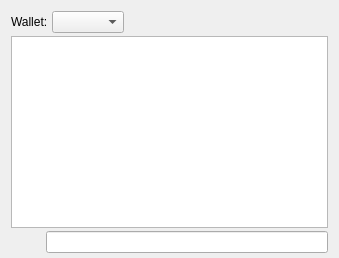
                    <widget class="QWidget" name="tab_console">
                        <attribute name="title">
                            <string>&amp;Console</string>
                        </attribute>
                        <layout class="QVBoxLayout" name="verticalLayout_3">
                            <property name="spacing">
                                <number>3</number>
                            </property>
                            <property name="bottomMargin">
                                <number>5</number>
                            </property>
                            <item>
                                <layout class="QHBoxLayout" name="horizontalLayout">
                                    <property name="spacing">
                                        <number>4</number>
                                    </property>
                                     <item>
                                        <widget class="QLabel" name="WalletSelectorLabel">
                                            <property name="text">
                                                <string>Wallet:</string>
                                            </property>
                                        </widget>
                                    </item>
                                    <item>
                                        <widget class="QComboBox" name="WalletSelector" />
                                    </item>
                                    <item>
                                        <spacer name="horizontalSpacer">
                                            <property name="orientation">
                                                <enum>Qt::Horizontal</enum>
                                            </property>
                                            <property name="sizeHint" stdset="0">
                                                <size>
                                                    <width>40</width>
                                                    <height>20</height>
                                                </size>
                                            </property>
                                        </spacer>
                                    </item>
                                    <item>
                                        <widget class="QPushButton" name="fontSmallerButton">
                                            <property name="maximumSize">
                                                <size>
                                                    <width>48</width>
                                                    <height>32</height>
                                                </size>
                                            </property>
                                            <property name="text">
                                                <string/>
                                            </property>
                                            <property name="toolTip">
                                                <string>Decrease font size</string>
                                            </property>
                                            <property name="icon">
                                                <iconset resource="../bitcoin.qrc">
                                                    <normaloff>:/icons/fontsmaller</normaloff>:/icons/fontsmaller
                                                </iconset>
                                            </property>
                                            <property name="iconSize">
                                                <size>
                                                    <width>48</width>
                                                    <height>32</height>
                                                </size>
                                            </property>
                                            <property name="autoDefault">
                                                <bool>false</bool>
                                            </property>
                                            <property name="flat">
                                                <bool>true</bool>
                                            </property>
                                        </widget>
                                    </item>
                                    <item>
                                        <widget class="QPushButton" name="fontBiggerButton">
                                            <property name="maximumSize">
                                                <size>
                                                    <width>48</width>
                                                    <height>32</height>
                                                </size>
                                            </property>
                                            <property name="toolTip">
                                                <string>Increase font size</string>
                                            </property>
                                            <property name="text">
                                                <string/>
                                            </property>
                                            <property name="icon">
                                                <iconset resource="../bitcoin.qrc">
                                                    <normaloff>:/icons/fontbigger</normaloff>:/icons/fontbigger
                                                </iconset>
                                            </property>
                                            <property name="iconSize">
                                                <size>
                                                    <width>48</width>
                                                    <height>32</height>
                                                </size>
                                            </property>
                                            <property name="autoDefault">
                                                <bool>false</bool>
                                            </property>
                                            <property name="flat">
                                                <bool>true</bool>
                                            </property>
                                        </widget>
                                    </item>
                                    <item>
                                        <spacer name="horizontalSpacer">
                                            <property name="orientation">
                                                <enum>Qt::Horizontal</enum>
                                            </property>
                                            <property name="sizeHint" stdset="0">
                                                <size>
                                                    <width>40</width>
                                                    <height>20</height>
                                                </size>
                                            </property>
                                        </spacer>
                                    </item>
                                    <item>
                                        <widget class="QPushButton" name="clearButton">
                                            <property name="maximumSize">
                                                <size>
                                                    <width>32</width>
                                                    <height>32</height>
                                                </size>
                                            </property>
                                            <property name="toolTip">
                                                <string>Clear console</string>
                                            </property>
                                            <property name="layoutDirection">
                                                <enum>Qt::LeftToRight</enum>
                                            </property>
                                            <property name="text">
                                                <string/>
                                            </property>
                                            <property name="icon">
                                                <iconset resource="../bitcoin.qrc">
                                                    <normaloff>:/icons/remove</normaloff>:/icons/remove
                                                </iconset>
                                            </property>
                                            <property name="shortcut">
                                                <string notr="true">Ctrl+L</string>
                                            </property>
                                            <property name="autoDefault">
                                                <bool>false</bool>
                                            </property>
                                            <property name="flat">
                                                <bool>true</bool>
                                            </property>
                                            <property name="iconSize">
                                                <size>
                                                    <width>32</width>
                                                    <height>32</height>
                                                </size>
                                            </property>
                                        </widget>
                                    </item>
                                </layout>
                            </item>
                            <item>
                                <widget class="QTextEdit" name="messagesWidget">
                                    <property name="minimumSize">
                                        <size>
                                            <width>0</width>
                                            <height>100</height>
                                        </size>
                                    </property>
                                    <property name="readOnly">
                                        <bool>true</bool>
                                    </property>
                                    <property name="tabKeyNavigation" stdset="0">
                                        <bool>false</bool>
                                    </property>
                                    <property name="columnCount" stdset="0">
                                        <number>2</number>
                                    </property>
                                </widget>
                            </item>
                            <item>
                                <layout class="QHBoxLayout" name="horizontalLayoutPrompt">
                                    <property name="spacing">
                                        <number>3</number>
                                    </property>
                                    <item>
                                        <widget class="QPushButton" name="promptIcon">
                                            <property name="maximumSize">
                                                <size>
                                                    <width>32</width>
                                                    <height>32</height>
                                                </size>
                                            </property>
                                            <property name="text">
                                                <string/>
                                            </property>
                                            <property name="autoDefault">
                                                <bool>false</bool>
                                            </property>
                                            <property name="flat">
                                                <bool>true</bool>
                                            </property>
                                        </widget>
                                    </item>
                                    <item>
                                        <widget class="QLineEdit" name="lineEdit">
                                            <property name="placeholderText">
                                                <string/>
                                            </property>
                                        </widget>
                                    </item>
                                </layout>
                            </item>
                        </layout>
                    </widget>
